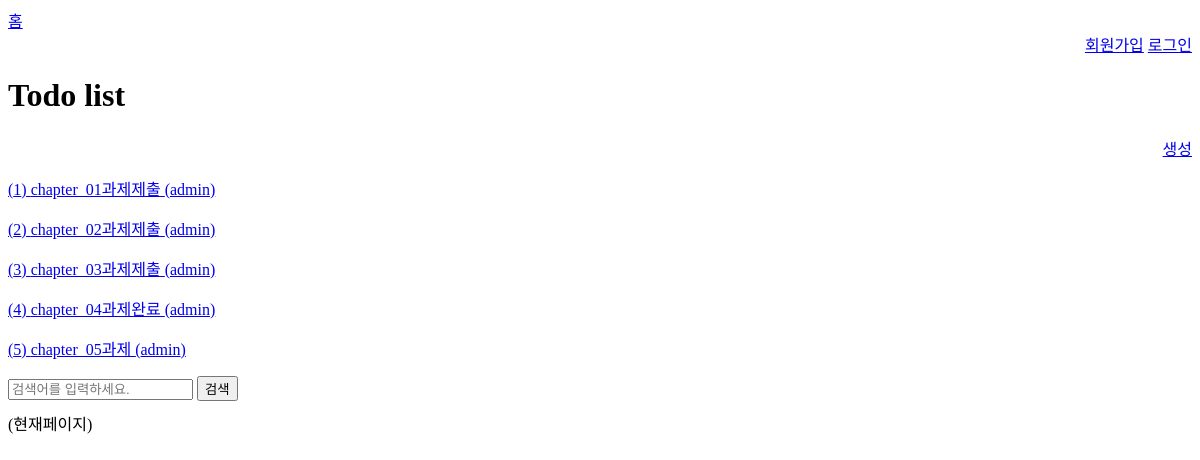
Before: / with the older database file.
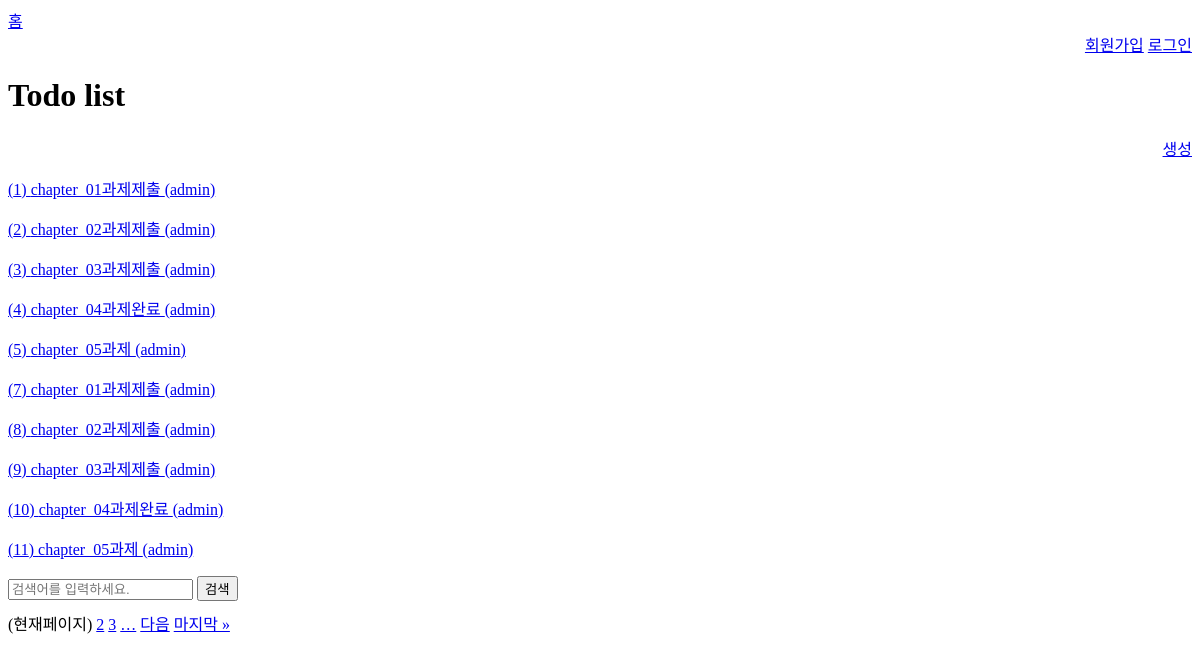
After: the same page with the newer database file.
### todo/models.py (models this page shows, shortened)
class Todo(models.Model):
    title = models.CharField(max_length=50)
    description = models.TextField(null=True)
    start_date = models.DateField(null=True)
    end_date = models.DateField(null=True)
    is_completed = models.BooleanField(default=False)
    created_at = models.DateTimeField(auto_now_add=True)
    modified_at = models.DateTimeField(auto_now=True)
    author = models.ForeignKey(User, on_delete=models.CASCADE)
    class Meta:
        verbose_name = 'Todo'
        verbose_name_plural = 'Todo list'

### todo/cb_views.py (the view)
# urls.py: path('', cb_views.TodoListView.as_view(), name='list'),
class TodoListView(ListView):
    model = Todo
    queryset= Todo.objects.all().order_by('created_at')
    template_name = 'todo_list.html'
    paginate_by = 10
    def get_queryset(self):
        queryset = super().get_queryset()
        q = self.request.GET.get('q')
        if q:
            queryset = queryset.filter(
                Q(title__icontains=q) |
                Q(description__icontains=q)
            )
        return queryset

### templates/todo_list.html (shortened to what this page needs)
{% extends 'base.html' %}
{% block content %}
    <h1>Todo list</h1>
    <p style="text-align: right">
        <a href="{% url 'todo:create' %}">생성</a>
    </p>
    {% for todo in object_list %}
        <p>
            <a href="{% url 'todo:info' todo.pk %}">
                ({{ todo.id }}) {{ todo.title }} <span>({{ todo.author.username }})</span>
            </a><br>
        </p>
    {% endfor %}
    <form method="get" style="margin-bottom:10px;">
        <input name="q" type="text" placeholder="검색어를 입력하세요." value="{% if request.GET.q %}{{ request.GET.q }}{% endif %}">
        <button>검색</button>
    </form>
    <div>
        {% for i in page_obj.paginator.page_range %}
            {% if page_obj.number == i %}
            <span>(현재페이지)</span>
            {% elif i > page_obj.number|add:-3 and i < page_obj.number|add:3 %}
                <a href="?page={{ i }}{% if request.GET.q %}&q={{ request.GET.q }}{% endif %}">{{ i }}</a>
            {% endif %}
        {% endfor %}
        {% if page_obj.paginator.num_pages > page_obj.number|add:2 %}
            <a href="?page={{ page_obj.number|add:3 }}{% if request.GET.q %}&q={{ request.GET.q }}{% endif %}">&hellip;</a>
        {% endif %}
        {% if page_obj.has_next %}
            <a href="?page={{ page_obj.next_page_number }}{% if request.GET.q %}&q={{ request.GET.q }}{% endif %}">다음</a>
            <a href="?page={{ page_obj.paginator.num_pages }}{% if request.GET.q %}&q={{ request.GET.q }}{% endif %}">마지막 &raquo;</a>
        {% endif %}
    </div>
{% endblock %}

### templates/base.html (shortened to what this page needs)
<!DOCTYPE html>
<html lang="en">
<head>
</head>
<body>
    <nav>
        <div style="display: flex; justify-content: space-between">
            <a href="{% url 'todo:list' %}">홈</a>
        </div>
        <div style="text-align: right;">
            {% if request.user.is_authenticated %}
            <form action="{% url 'logout' %}" method="POST" style="display: inline">
                {% csrf_token %}
                 <button>로그아웃</button>
            </form>
            {{ request.user.username }}
            {% else %}
                <a href="{% url 'signup' %}">회원가입</a>
                <a href="{% url 'login' %}">로그인</a>
            {% endif %}
        </div>
    </nav>
    {% block content %}{% endblock %}
</body>
</html>

Changed rows visible on the page:
added Todo: id "7", title "chapter_01과제제출", author.username "admin"
added Todo: id "8", title "chapter_02과제제출", author.username "admin"
added Todo: id "9", title "chapter_03과제제출", author.username "admin"
added Todo: id "10", title "chapter_04과제완료", author.username "admin"
added Todo: id "11", title "chapter_05과제", author.username "admin"
Other visible differences:
new list line: "2"
new list line: "3"
text now shown: "… 다음 마지막 »"
